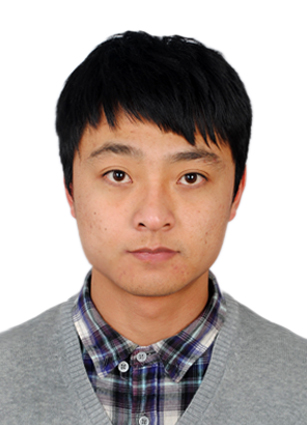
#> input picture Resource/zhengjianzhao.jpg, 307 x 425 px
$ python Canny.py
#> lines starting #> are read from the running program, lines starting #| are printed output that depends on the picture; after the words box and inside, x2 and y2 are one past the last pixel; in counts of white or black regions, pixels touching at a corner belong together
import cv2
import numpy as np

path = 'Resource/zhengjianzhao.jpg'
img = cv2.imread(path)
#> img is the input picture: shape (425, 307, 3); mean B, G, R 160.2, 165.9, 178.7
imgGray = cv2.cvtColor(img,cv2.COLOR_BGR2GRAY)
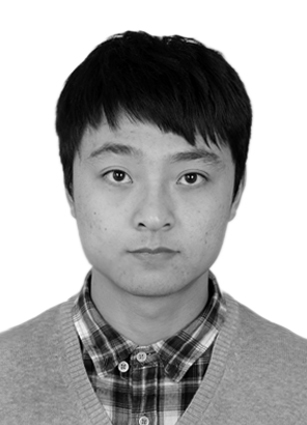
#> imgGray: shape (425, 307); min 0, max 255, mean 169
imgBlur = cv2.GaussianBlur(imgGray,(7,7),2)
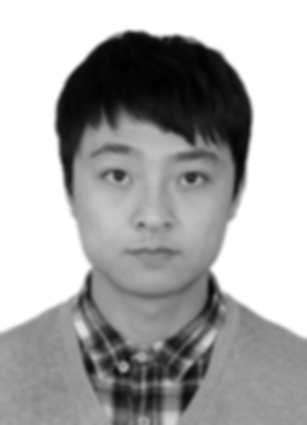
#> imgBlur: shape (425, 307); min 1, max 255, mean 169
imgCanny = cv2.Canny(img,300,300)
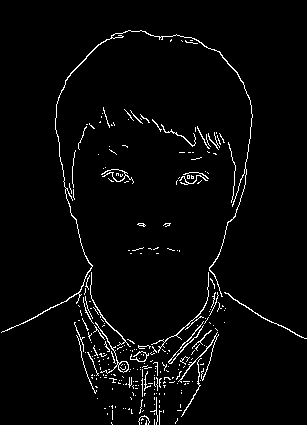
#> imgCanny: shape (425, 307); 3% white in thin lines or dots
hstack = np.hstack((imgGray,imgBlur,imgCanny))
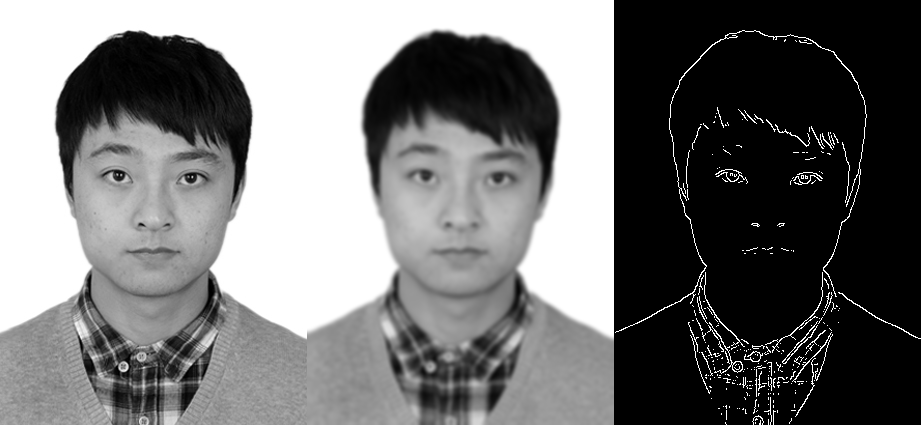
#> hstack: shape (425, 921); min 0, max 255, mean 115.3
cv2.imshow("window",hstack)
cv2.waitKey(0)

$ run again, with Resource/Hand_0000372.jpg copied over Resource/zhengjianzhao.jpg
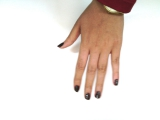
#> input picture Resource/Hand_0000372.jpg, 160 x 120 px
#> img is the input picture: shape (120, 160, 3); mean B, G, R 220.4, 226.1, 236.1
#> `imgCanny = cv2.Canny(img,300,300)`:
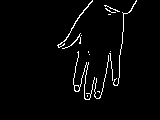
#> imgCanny: shape (120, 160); 2.8% white in thin lines or dots, all inside (x1, y1, x2, y2) = (57, 0, 137, 100)
#> `hstack = np.hstack((imgGray,imgBlur,imgCanny))`:
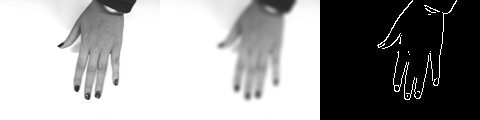
#> hstack: shape (120, 480); min 0, max 255, mean 154.7

$ run again, with Resource/Hand_0000374.jpg copied over Resource/zhengjianzhao.jpg
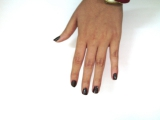
#> input picture Resource/Hand_0000374.jpg, 160 x 120 px
#> img is the input picture: shape (120, 160, 3); mean B, G, R 218.5, 224.5, 233.8
#> `imgCanny = cv2.Canny(img,300,300)`:
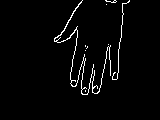
#> imgCanny: shape (120, 160); 2.8% white in thin lines or dots, all inside (x1, y1, x2, y2) = (54, 0, 130, 95)
#> `hstack = np.hstack((imgGray,imgBlur,imgCanny))`:
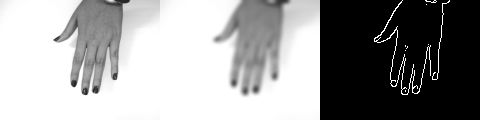
#> hstack: shape (120, 480); min 0, max 255, mean 153.4
